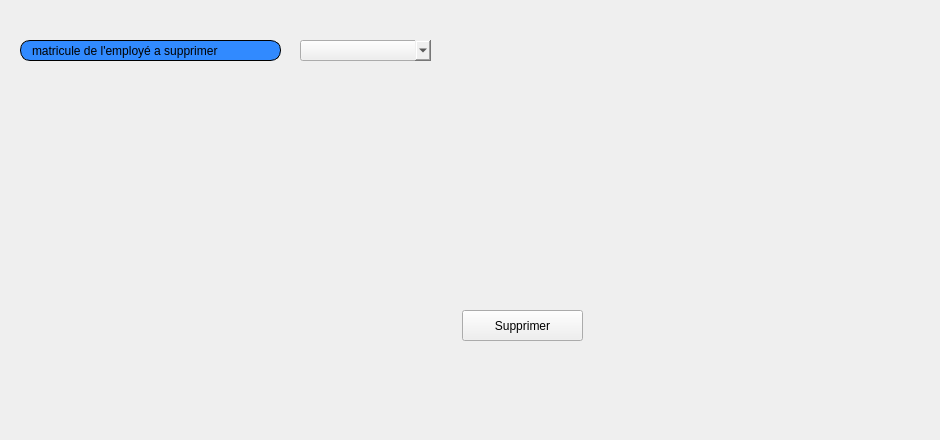
     <widget class="QWidget" name="tab_15">
      <attribute name="title">
       <string>Supprimer</string>
      </attribute>
      <widget class="QLabel" name="label_20">
       <property name="geometry">
        <rect>
         <x>20</x>
         <y>40</y>
         <width>261</width>
         <height>21</height>
        </rect>
       </property>
       <property name="styleSheet">
        <string notr="true">border: 1px solid black;
border-radius: 10px;
padding: 0 8px;
background: #318aff;
font: bold, &quot;Arial&quot;;;
text-align:center;
</string>
       </property>
       <property name="text">
        <string>matricule de l'employé a supprimer</string>
       </property>
      </widget>
      <widget class="QPushButton" name="supprimer_employe">
       <property name="geometry">
        <rect>
         <x>462</x>
         <y>310</y>
         <width>121</width>
         <height>31</height>
        </rect>
       </property>
       <property name="styleSheet">
        <string notr="true">#supprimer_employe_2{
font: bold, &quot;Arial&quot;;;     background-color: qlineargradient(x1: 0, y1: 0, x2: 0, y2: 1,
                                       stop: 0 #dadbde, stop: 1 #f6f7fa);
}
#supprimer_employe_2:pressed {
font: bold, &quot;Arial&quot;;;     background-color: qlineargradient(x1: 0, y1: 0, x2: 0, y2: 1,
                                       stop: 0 #dadbde, stop: 1 #fff07b);


}</string>
       </property>
       <property name="text">
        <string>Supprimer</string>
       </property>
       <property name="icon">
        <iconset resource="ressources.qrc">
         <normaloff>:/images/img/PP.png</normaloff>:/images/img/PP.png</iconset>
       </property>
      </widget>
      <widget class="QComboBox" name="comboBox__supprimer_employe">
       <property name="geometry">
        <rect>
         <x>300</x>
         <y>40</y>
         <width>151</width>
         <height>21</height>
        </rect>
       </property>
       <property name="styleSheet">
        <string notr="true">QComboBox {
    margin-right: 20px;
}
QComboBox::drop-down {
    subcontrol-origin: margin;
}</string>
       </property>
      </widget>
      <widget class="QLabel" name="label_34">
       <property name="geometry">
        <rect>
         <x>-210</x>
         <y>-20</y>
         <width>931</width>
         <height>431</height>
        </rect>
       </property>
       <property name="text">
        <string/>
       </property>
       <property name="pixmap">
        <pixmap resource="ressources.qrc">:/images/img/imf.jpg</pixmap>
       </property>
       <property name="scaledContents">
        <bool>true</bool>
       </property>
      </widget>
      <zorder>label_34</zorder>
      <zorder>label_20</zorder>
      <zorder>supprimer_employe</zorder>
      <zorder>comboBox__supprimer_employe</zorder>
     </widget>
